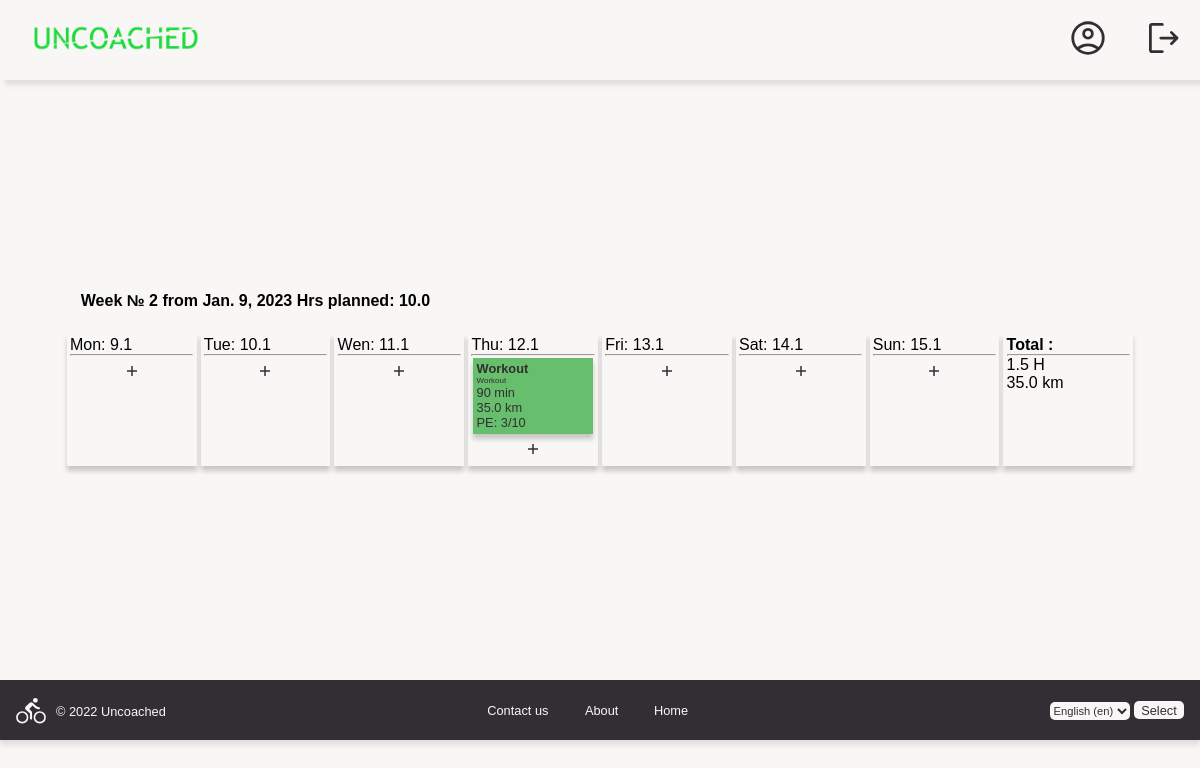
Before: /year/2023/week/2/ (signed in) with the older database file.
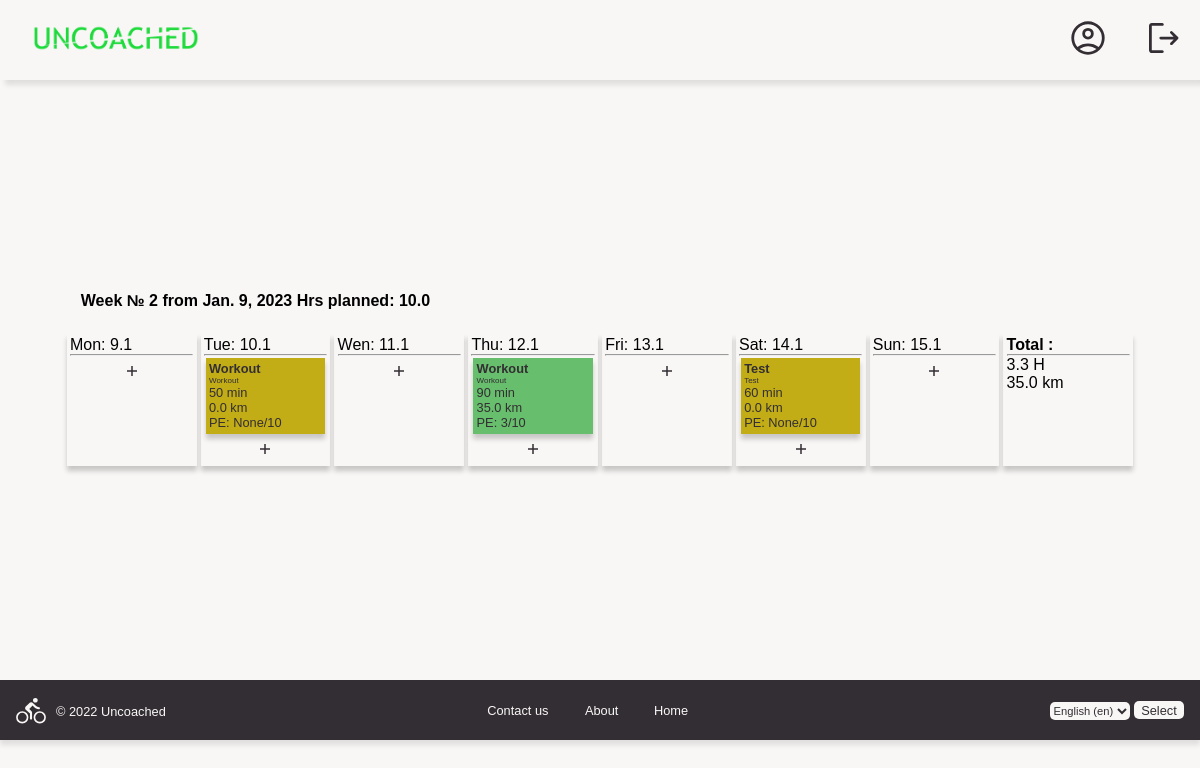
After: the same page with the newer database file.
### users/models.py (models this page shows, shortened)
class Day(models.Model):
    week = models.ForeignKey(Week, on_delete=models.CASCADE)
    day = models.DateField()
    week_day = models.CharField(max_length=8)

class Workout(models.Model):
    title = models.CharField(max_length=40, default='Workout')
    type = models.CharField(max_length=10, default='Workout')
    task = models.TextField(max_length=400)
    feelings = models.TextField(max_length=400, default='-', null=True, blank=True)
    duration_min = models.IntegerField()
    distance = models.FloatField(default=0)
    alt_gain = models.IntegerField(default=0)
    started_at = models.DateTimeField(default=None, null=True, blank=True)
    pe = models.IntegerField(default=None, null=True, blank=True)
    day = models.ForeignKey(Day, on_delete=models.CASCADE)
    week = models.ForeignKey(Week, on_delete=models.CASCADE, default=None)

class Week(models.Model):
    week_no = models.IntegerField()
    starts_with = models.DateField()
    hrs_planned = models.FloatField()
    period = models.CharField(max_length=10)
    hrs_fact = models.FloatField(default=0, blank=True, null=True)
    km_fact = models.IntegerField(default=0, blank=True, null=True)
    year = models.ForeignKey(Year, on_delete=models.CASCADE)
    comment = models.CharField(max_length=80, default='', blank=True, null=True)
    race = models.CharField(max_length=40, default='', blank=True, null=True)
    priority = models.CharField(max_length=1, default='', blank=True, null=True)
    class Meta:
        db_table = 'week'
        ordering = ['week_no']

### planner/views.py (the view)
# urls.py: path('year/<int:year>/week/<int:week>/', cache_page(30)(views.WeekView.as_view()), name='week'),
class WeekView(View):
    def get(self, request, year, week):
        year_obj = Year.objects.get(athlete=request.user, year=year)
        week_obj = Week.objects.get(year=year_obj, week_no=week)
        days = Day.objects.filter(week=week_obj)
        workouts = Workout.objects.filter(week=week_obj)
        hrs, dist = 0, 0
        for workout in workouts:
            hrs += round(workout.duration_min / 60, 1)
            dist += workout.distance
        week_obj.hrs_fact = hrs
        week_obj.km_fact = dist
        context = {
            'week': week_obj,
            'days': days,
            'workouts': workouts,
        }
        return render(request, 'planner/week.html', context)

### templates/planner/week.html (shortened to what this page needs)
{% extends 'base_template.html' %}
{% load i18n %}
{% load static %}
{% block head %}
    <head>
        <link rel="stylesheet" href="{% static '/css/base.css'%}">
        <link rel="stylesheet" href="{% static '/css/landing_style.css'%}">
        <link rel="stylesheet" href="{% static '/css/week_view.css'%}">
    </head>
{% endblock %}
{% block content %}
    <div class="week-view">
        <div class="week-container">
            <h1 class="plan-header">{% trans 'Week' %} № {{week.week_no}}
                {% trans 'from' %} {{week.starts_with}}
                {% trans 'Hrs planned' %}: {{week.hrs_planned}} </h1>
            <div class="container">
                {% for day in days %}
                <div class="week-day">
                    <p class="day-heading">{{ day.week_day }}: {{ day.day.day }}.{{ day.day.month }}</p>
                    <hr>
                    {% for workout in workouts %}
                        {% if workout.day == day %}
                        <a href="{{ workout.id }}/" class="workout-link">
                            {% if workout.distance %}
                            <div class="workout-container done">
                            {% else %}
                            <div class="workout-container not-done">
                            {% endif %}
                                <p><b>{{ workout.title }}</b></p>
                                <p style="font-size: .5rem;">{{ workout.type }}</p>
                                <p>{{ workout.duration_min }} min</p>
                                <p>{{ workout.distance }} km</p>
                                <p>PE: {{ workout.pe }}/10</p>
                            </div>
                        </a>
                        {%endif%}
                    {% endfor %}
                    <div class="add-wo-container">
                    <a href="add-{{day.day.day}}-{{day.day.month}}/" class="add-wo">
                        <svg fill="#332E33" height="20" width="20">
                            <path d="M9.25 15v-4.25H5v-1.5h4.25V5h1.5v4.25H15v1.5h-4.25V15Z"/>
                        </svg>
                    </a>
                    </div>
                </div>
                {% endfor %}
                <div class="week-day">
                    <b> {% trans 'Total' %} : </b>
                    <hr>
                    <p> {{ week.hrs_fact }} {% trans 'H' %} </p>
                    <p> {{ week.km_fact }} {% trans 'km' %} </p>
                </div>
            </div>
        </div>
    </div>
{% endblock %}

Changed rows visible on the page:
computed for Week: hrs_fact "1.5" → "3.3"
added Workout: title "Workout", type "Workout", duration_min "50", distance "0.0", pe "None", shown under Day "Tue"
added Workout: title "Test", type "Test", duration_min "60", distance "0.0", pe "None", shown under Day "Sat"
